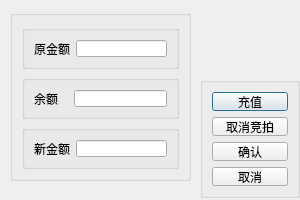
<?xml version="1.0" encoding="UTF-8"?>
<ui version="4.0">
 <class>addmoney</class>
 <widget class="QDialog" name="addmoney">
  <property name="geometry">
   <rect>
    <x>0</x>
    <y>0</y>
    <width>300</width>
    <height>200</height>
   </rect>
  </property>
  <property name="windowTitle">
   <string>加价</string>
  </property>
  <widget class="QGroupBox" name="groupBox_3">
   <property name="geometry">
    <rect>
     <x>10</x>
     <y>10</y>
     <width>181</width>
     <height>171</height>
    </rect>
   </property>
   <property name="title">
    <string/>
   </property>
   <layout class="QVBoxLayout" name="verticalLayout">
    <item>
     <widget class="QGroupBox" name="groupBox">
      <property name="title">
       <string/>
      </property>
      <layout class="QHBoxLayout" name="horizontalLayout">
       <item>
        <widget class="QLabel" name="label">
         <property name="text">
          <string>原金额</string>
         </property>
        </widget>
       </item>
       <item>
        <widget class="QLineEdit" name="lineEdit_from"/>
       </item>
      </layout>
     </widget>
    </item>
    <item>
     <widget class="QGroupBox" name="groupBox_5">
      <property name="title">
       <string/>
      </property>
      <layout class="QHBoxLayout" name="horizontalLayout_3">
       <item>
        <widget class="QLabel" name="label_3">
         <property name="text">
          <string>余额   </string>
         </property>
        </widget>
       </item>
       <item>
        <widget class="QLineEdit" name="lineEdit_leftmoney"/>
       </item>
      </layout>
     </widget>
    </item>
    <item>
     <widget class="QGroupBox" name="groupBox_2">
      <property name="title">
       <string/>
      </property>
      <layout class="QHBoxLayout" name="horizontalLayout_2">
       <item>
        <widget class="QLabel" name="label_2">
         <property name="text">
          <string>新金额</string>
         </property>
        </widget>
       </item>
       <item>
        <widget class="QLineEdit" name="lineEdit_after"/>
       </item>
      </layout>
     </widget>
    </item>
   </layout>
  </widget>
  <widget class="QGroupBox" name="groupBox_4">
   <property name="geometry">
    <rect>
     <x>200</x>
     <y>77</y>
     <width>100</width>
     <height>121</height>
    </rect>
   </property>
   <property name="title">
    <string/>
   </property>
   <layout class="QVBoxLayout" name="verticalLayout_2">
    <item>
     <widget class="QPushButton" name="pushButton_3">
      <property name="text">
       <string>充值</string>
      </property>
     </widget>
    </item>
    <item>
     <widget class="QPushButton" name="pushButton_4">
      <property name="text">
       <string>取消竞拍</string>
      </property>
     </widget>
    </item>
    <item>
     <spacer name="verticalSpacer">
      <property name="orientation">
       <enum>Qt::Vertical</enum>
      </property>
      <property name="sizeHint" stdset="0">
       <size>
        <width>20</width>
        <height>40</height>
       </size>
      </property>
     </spacer>
    </item>
    <item>
     <widget class="QPushButton" name="pushButton">
      <property name="text">
       <string>确认</string>
      </property>
     </widget>
    </item>
    <item>
     <widget class="QPushButton" name="pushButton_2">
      <property name="text">
       <string>取消</string>
      </property>
     </widget>
    </item>
   </layout>
  </widget>
 </widget>
 <resources/>
 <connections/>
</ui>
